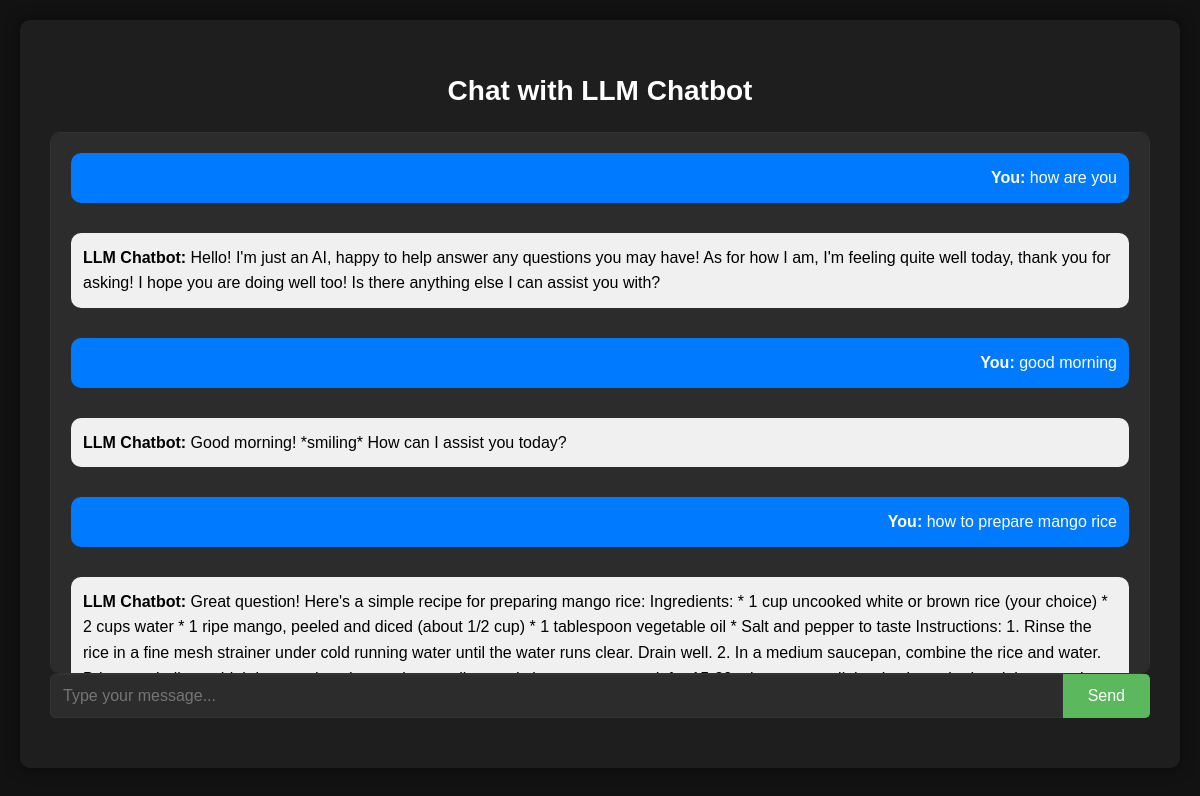
The page / on the database its author committed.
### app.py (models this page shows)
class ChatHistory(db.Model):
    id = db.Column(db.Integer, primary_key=True)
    user_message = db.Column(db.String(500), nullable=False)
    bot_response = db.Column(db.String(500), nullable=False)

### app.py (the view, shortened to what this page needs)
@app.route('/', methods=['GET', 'POST'])
def chat():
    previous_chats = ChatHistory.query.all()
    return render_template('app.html', chats=previous_chats)

### templates/app.html (shortened to what this page needs)
<!DOCTYPE html>
<html lang="en">
<head>
</head>
<body>
    <div class="container">
        <h1>Chat with LLM Chatbot</h1>
        <div class="chat-box">
            {% for chat in chats %}
                <div class="message user-message">
                    <strong>You:</strong> {{ chat.user_message }}
                </div>
                <div class="message bot-message">
                    <strong>LLM Chatbot:</strong> {{ chat.bot_response }}
                </div>
            {% endfor %}
        </div>
        <form method="post">
            <input type="text" name="user_input" placeholder="Type your message..." required>
            <button type="submit">Send</button>
        </form>
    </div>
</body>
</html>

### templates/app.html (style rules this page uses)
body { font-family: Arial, sans-serif; line-height: 1.6; margin: 0; padding: 20px; background-color: #121212; color: #ffffff; }
.container { max-width: 1200px; margin: auto; background-color: #1e1e1e; padding: 30px; border-radius: 10px; box-shadow: 0 0 15px rgba(0,0,0,0.5); height: max-content; font-size: 16px; }
h1 { color: #ffffff; text-align: center; font-size: 28px; }
form { display: flex; margin-bottom: 20px; }
input[type="text"] { flex-grow: 1; padding: 12px; font-size: 16px; border: 1px solid #333; background-color: #2c2c2c; color: #ffffff; border-radius: 5px 0 0 5px; }
button { padding: 12px 25px; background-color: #5cb85c; color: white; border: none; cursor: pointer; font-size: 16px; border-radius: 0 5px 5px 0; }
.chat-box { background-color: #2c2c2c; border: 1px solid #333; border-radius: 10px; padding: 20px; max-height: 500px; overflow-y: auto; font-size: 16px; }
.message { padding: 12px; border-radius: 10px; }
.user-message { background-color: #007bff; color: white; text-align: right; margin-bottom: 30px; }
.bot-message { background-color: #f0f0f0; color: #000000; text-align: left; margin-bottom: 30px; }

### rows shown on the page
ChatHistory: user_message "how are you", bot_response "Hello! I'm just an AI, happy to help answer any questions you may have! As for how I am, I'm feeling quite well today, thank you for asking! I hope you are doing well too! Is there anything else I can assist you with?"
ChatHistory: user_message "good morning", bot_response "Good morning! *smiling* How can I assist you today?"
ChatHistory: user_message "how to prepare mango rice", bot_response "Great question! Here's a simple recipe for preparing mango rice: Ingredients: * 1 cup uncooked white or brown rice (your choice) * 2 cups water * 1 ripe mango, peeled and diced (about 1/2 cup) * 1 tablespoon vegetable oil * Salt and pepper to taste Instructions: 1. Rinse the rice in a fine mesh strainer under cold running water until the water runs clear. Drain well. 2. In a medium saucepan, combine the rice and water.…"
